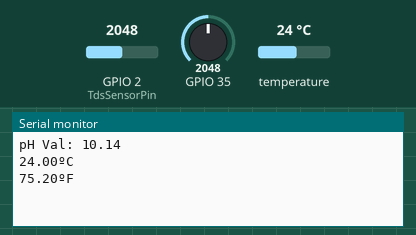
Bench run of a sketch on a simulated ESP32. Parts: the last lines printed to the serial monitor. The test bench sets the inputs (shaded band); at power-on: temperature 24 °C, GPIO 35 = 2048, GPIO 2 (TdsSensorPin) = 2048. WiFi joins after 1.5 s; servers stay silent unless stated.

Above: at 1.2 s.
1.3 s: temperature set to 12 °C
At 3.0 s:
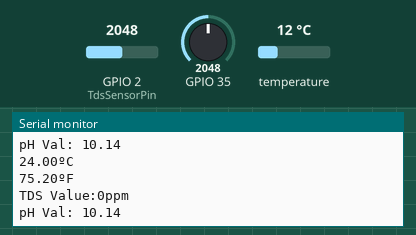
5.6 s: GPIO 35 set to 2866
At 6.5 s:
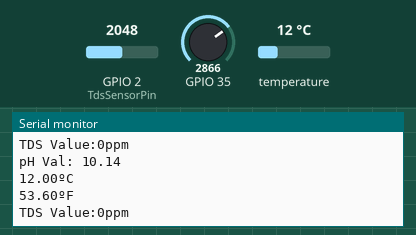
7.1 s: temperature set to 19 °C
At 8.2 s:
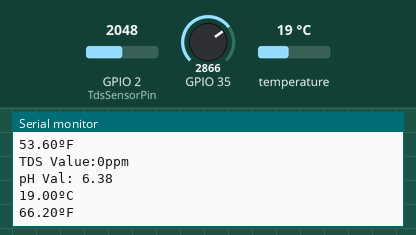
8.6 s: GPIO 35 set to 3603
At 9.3 s:
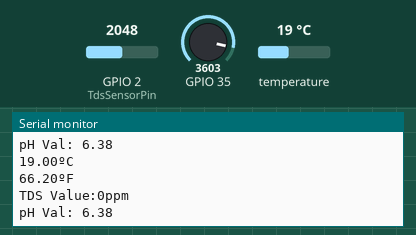
Timing chart, 0 to 11.1 s (numbered marks = the images above; inputs shaded):
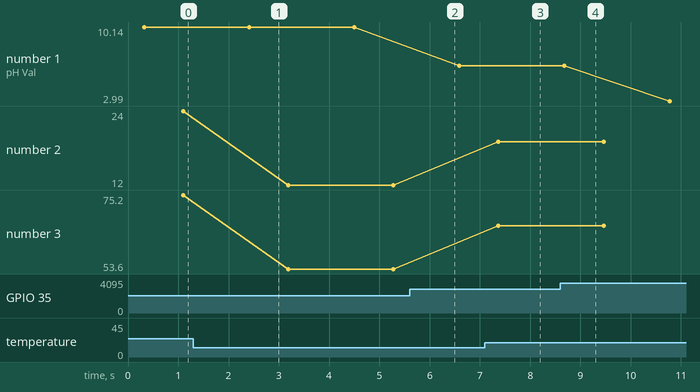

The sketch:

WaterQuality_aug04a.ino
```cpp
#include <OneWire.h>
#include <DallasTemperature.h>
#include "thingProperties.h"

// TDS Sensor
#define TdsSensorPin 2
#define VREF 3.3
#define SCOUNT  30

int analogBuffer[SCOUNT];
int analogBufferTemp[SCOUNT];
int analogBufferIndex = 0;
int copyIndex = 0;

float averageVoltage = 0;
float tdsValue = 0;
float temperature = 25;

// pH Sensor
float calibration_value = 20.24 - 0.7;
int phval = 0;
unsigned long int avgval;
int buffer_arr[10], temp;
float ph_act;

// Temperature Sensor
const int oneWireBus = 4;
OneWire oneWire(oneWireBus);
DallasTemperature sensors(&oneWire);

// Function prototypes
int getMedianNum(int bArray[], int iFilterLen);
void readTDS();
void readpH();
void readTemperature();

void setup() {
  Serial.begin(115200);
  pinMode(TdsSensorPin, INPUT);
  sensors.begin();

  // Arduino IoT Cloud setup
  initProperties();
  ArduinoCloud.begin(ArduinoIoTPreferredConnection);
  setDebugMessageLevel(2);
  ArduinoCloud.printDebugInfo();
}

void loop() {
    ArduinoCloud.update();

  readTDS();
  readpH();
  readTemperature();

  // Update IoT Cloud variables
  tDS = tdsValue;
  ph = ph_act;
  wPTemperaure = sensors.getTempCByIndex(0);

  delay(1000);
}

// TDS functions
int getMedianNum(int bArray[], int iFilterLen) {
  int bTab[iFilterLen];
  for (byte i = 0; i < iFilterLen; i++)
    bTab[i] = bArray[i];
  int i, j, bTemp;
  for (j = 0; j < iFilterLen - 1; j++) {
    for (i = 0; i < iFilterLen - j - 1; i++) {
      if (bTab[i] > bTab[i + 1]) {
        bTemp = bTab[i];
        bTab[i] = bTab[i + 1];
        bTab[i + 1] = bTemp;
      }
    }
  }
  if ((iFilterLen & 1) > 0) {
    bTemp = bTab[(iFilterLen - 1) / 2];
  } else {
    bTemp = (bTab[iFilterLen / 2] + bTab[iFilterLen / 2 - 1]) / 2;
  }
  return bTemp;
}

void readTDS() {
  static unsigned long analogSampleTimepoint = millis();
  if (millis() - analogSampleTimepoint > 40U) {
    analogSampleTimepoint = millis();
    analogBuffer[analogBufferIndex] = analogRead(TdsSensorPin);
    analogBufferIndex++;
    if (analogBufferIndex == SCOUNT) {
      analogBufferIndex = 0;
    }
  }

  static unsigned long printTimepoint = millis();
  if (millis() - printTimepoint > 800U) {
    printTimepoint = millis();
    for (copyIndex = 0; copyIndex < SCOUNT; copyIndex++) {
      analogBufferTemp[copyIndex] = analogBuffer[copyIndex];
    }
    averageVoltage = getMedianNum(analogBufferTemp, SCOUNT) * (float)VREF / 4096.0;
    float compensationCoefficient = 1.0 + 0.02 * (temperature - 25.0);
    float compensationVoltage = averageVoltage / compensationCoefficient;
    tdsValue = (133.42 * compensationVoltage * compensationVoltage * compensationVoltage - 255.86 * compensationVoltage * compensationVoltage + 857.39 * compensationVoltage) * 0.5;
    Serial.print("TDS Value:");
    Serial.print(tdsValue, 0);
    Serial.println("ppm");
  }
}

// pH functions
void readpH() {
  for (int i = 0; i < 10; i++) {
    buffer_arr[i] = analogRead(35);
    delay(30);
  }
  for (int i = 0; i < 9; i++) {
    for (int j = i + 1; j < 10; j++) {
      if (buffer_arr[i] > buffer_arr[j]) {
        temp = buffer_arr[i];
        buffer_arr[i] = buffer_arr[j];
        buffer_arr[j] = temp;
      }
    }
  }
  avgval = 0;
  for (int i = 2; i < 8; i++)
    avgval += buffer_arr[i];
  float volt = (float)avgval * 3.3 / 4096.0 / 6;
  ph_act = -5.70 * volt + calibration_value;

  Serial.print("pH Val: ");
  Serial.println(ph_act);
}

// Temperature functions
void readTemperature() {
  sensors.requestTemperatures();
  float temperatureC = sensors.getTempCByIndex(0);
  float temperatureF = sensors.getTempFByIndex(0);
  Serial.print(temperatureC);
  Serial.println("ºC");
  Serial.print(temperatureF);
  Serial.println("ºF");
}

// Arduino IoT Cloud functions
void onTDSChange() {
  // Add your code here to act upon TDS change
}

void onWPTemperaureChange() {
  // Add your code here to act upon WPTemperaure change
}

void onPhChange() {
  // Add your code here to act upon Ph change
}
```

thingProperties.h
```cpp
// Code generated by Arduino IoT Cloud, DO NOT EDIT.

#include <ArduinoIoTCloud.h>
#include <Arduino_ConnectionHandler.h>

const char DEVICE_LOGIN_NAME[]  = "196f1b58-9b13-42e3-b6ff-fe38f9172931";

const char SSID[]               = "Infinix HOT 40i";    // Network SSID (name)
const char PASS[]               = "sefah2223";    // Network password (use for WPA, or use as key for WEP)
const char DEVICE_KEY[]  = "sF7jiU1!fSfRw6#L870KWGg!X";    // Secret device password

void onPhChange();
void onTDSChange();
void onWPTemperaureChange();

float ph;
float tDS;
float wPTemperaure;

void initProperties(){

  ArduinoCloud.setBoardId(DEVICE_LOGIN_NAME);
  ArduinoCloud.setSecretDeviceKey(DEVICE_KEY);
  ArduinoCloud.addProperty(ph, READWRITE, ON_CHANGE, onPhChange);
  ArduinoCloud.addProperty(tDS, READWRITE, ON_CHANGE, onTDSChange);
  ArduinoCloud.addProperty(wPTemperaure, READWRITE, ON_CHANGE, onWPTemperaureChange);

}

WiFiConnectionHandler ArduinoIoTPreferredConnection(SSID, PASS);
```

Measured:
- after the input at 7.1 s, the serial monitor: prints a new line after 0.27 s (image 3)
- plotted number 1: 10.14 → 6.38 after the input at 5.6 s, 6.38 → 2.99 after the input at 8.6 s
- plotted number 2: 24 → 12 after the input at 1.3 s, 12 → 19 after the input at 7.1 s
- plotted number 3: 75.2 → 53.6 after the input at 1.3 s, 53.6 → 66.2 after the input at 7.1 s
